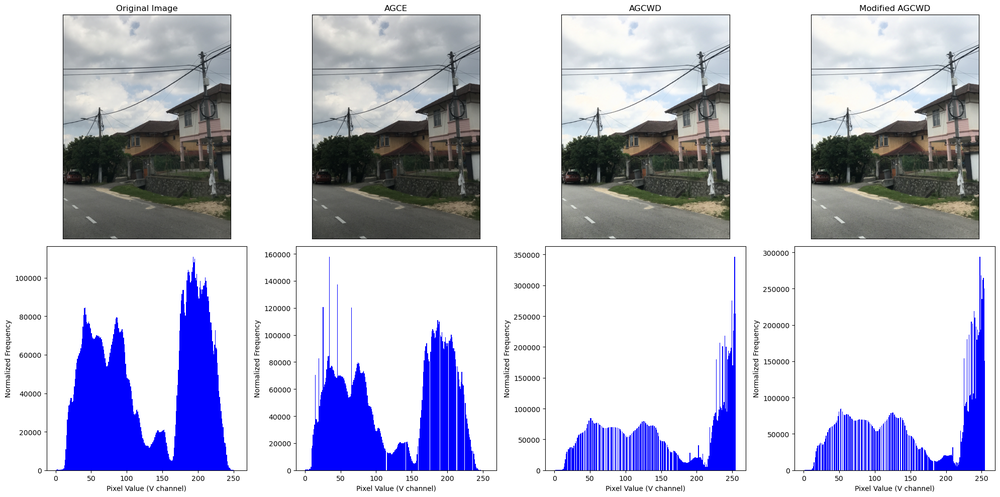
#> input picture ceExp1.png, 1000 x 497 px, shrunk from 1990 x 989 before the run
$ python -i AGCE.py   (imports and definitions only)
#> lines starting #> are read from the running program, lines starting #| are printed output that depends on the picture
#> further down, picture is the input picture: shape (497, 1000, 3); mean B, G, R 216.1, 196.3, 195.6
# Imtiaz Ahmad (2023)
'''
research paper:
Rahman, Shanto & Rahman, Md. Mostafijur & Abdullah-Al-Wadud, M. & Al-Quaderi, Golam Dastegir & Shoyaib, Mohammad. (2016).
An adaptive gamma correction for image enhancement. EURASIP Journal on Image and Video Processing. 35. 10.1186/s13640-016-0138-1.
'''

import cv2
import math
import numpy as np


def heaviside(x):
    if x >= 0:
        return 1
    else:
        return 0


def adaptive_gamma_correction(img, tau=3):
    """
        Calculate gamma of the image based on V(brightness)
    """
#> called with tau = 3
    # convert to HSV
    HSV = cv2.cvtColor(img, cv2.COLOR_BGR2HSV)
#> HSV: shape (497, 1000, 3); mean H, S, V 31.2, 28.6, 218
    # split HSV
    H, S, V = cv2.split(HSV)
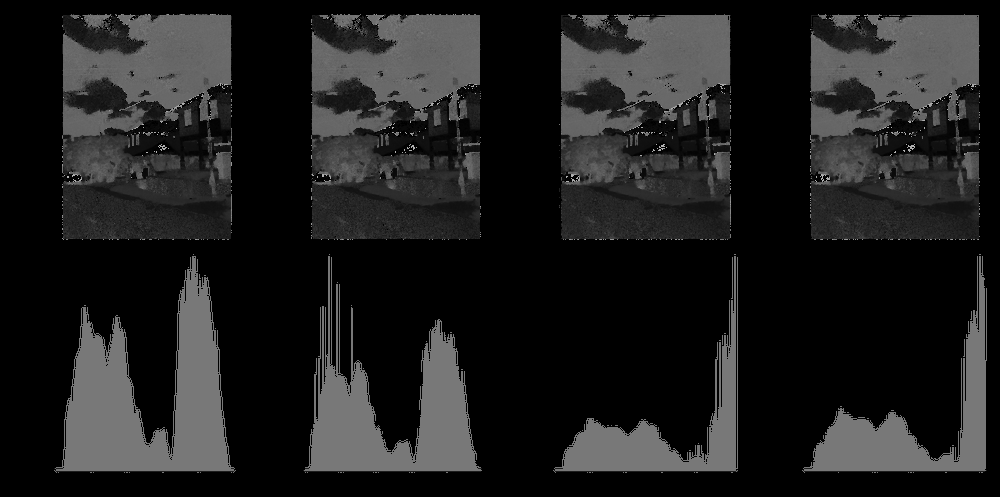
#> H: shape (497, 1000); min 0, max 179, mean 31.2
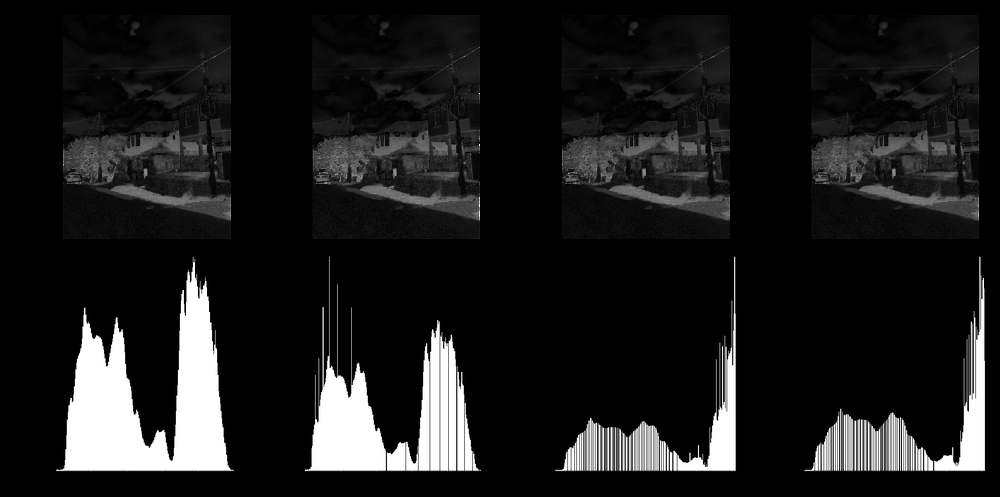
#> S: shape (497, 1000); min 0, max 255, mean 28.6
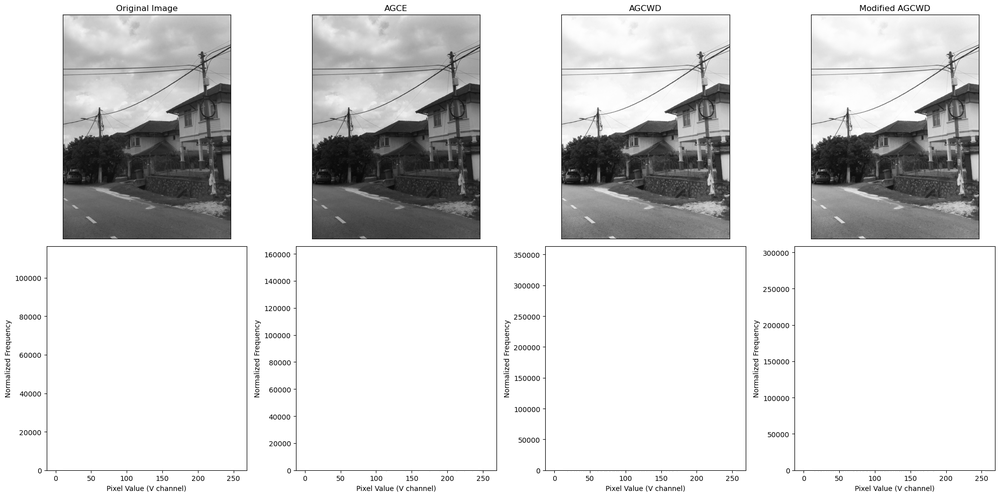
#> V: shape (497, 1000); min 1, max 255, mean 218
    # normalzie V/brightness
    v_normalized = V.astype(np.float64) / 255.0
    mean, std = cv2.meanStdDev(v_normalized)
#> mean = [0.855]; std = [0.263]
    mean = mean[0][0]
#> mean = 0.855
    std = std[0][0]
#> std = 0.263
    sub_class_ = None
    class_ = None

    # find out contrast
    if (4*std) <= 1/tau:
        class_ = "lc"
    else:
        class_ = "hc"

    # find out whether image is dark or bright
    if mean >= 0.5:
        sub_class_ = class_ + 'b'
    else:
        sub_class_ = class_ + 'd'

    if sub_class_ == 'lcb' or sub_class_ == 'lcd':  # for all type of low contrast
        y = -math.log(std, 2)
    else:
        y = math.exp((1 - (mean + std)) / 2)  # for all type of high contrast
#> y = 0.943

    # --------
    i_in = v_normalized
    i_out = i_in
    i_in_power_of_y = (i_in**y)
    K = i_in_power_of_y + (1-i_in_power_of_y) * (mean**y)
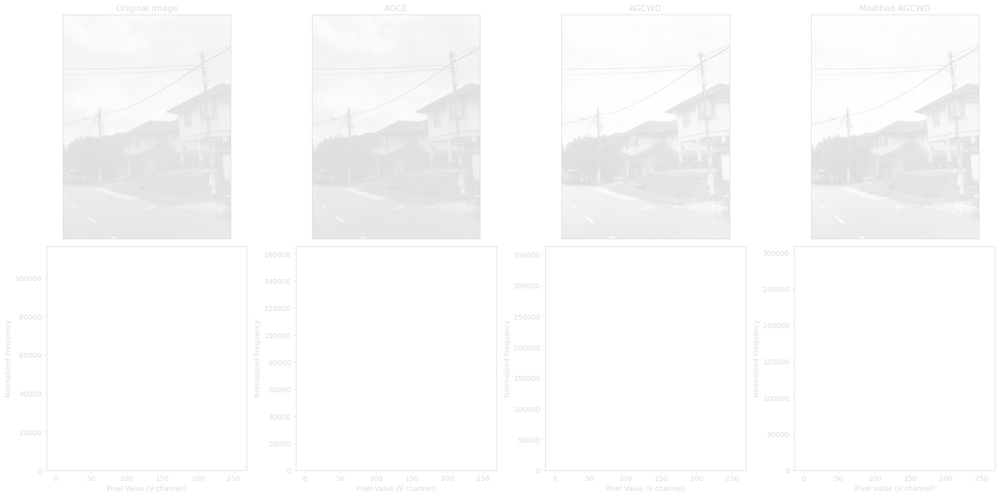
#> K: shape (497, 1000) float64; min 0.863, max 1, mean 0.981
    c = 1/(1+heaviside(0.5-mean)*(K-1))
#> c: shape (497, 1000) float64; every value is 1

    # Bright images in low contrast
    if sub_class_ == 'lcb' and mean >= 0.5:
        i_out = c*i_in_power_of_y
    elif sub_class_ == "lcd" and mean < 0.5:
        i_out = i_in_power_of_y / \
            (i_in_power_of_y + (1-i_in_power_of_y) * (mean**y))
    else:
        # hcd or hcb
        i_out = c*i_in_power_of_y

    i_out = i_out * 255
    HSV[:, :, 2] = i_out
#> HSV: shape (497, 1000, 3); mean H, S, V 31.2, 28.6, 219
    rgb = cv2.cvtColor(HSV, cv2.COLOR_HSV2RGB)
    return rgb

>>> import cv2
>>> picture = cv2.imread('ceExp1.png')
>>> result = adaptive_gamma_correction(picture)

$ run again, on ceExp2.png
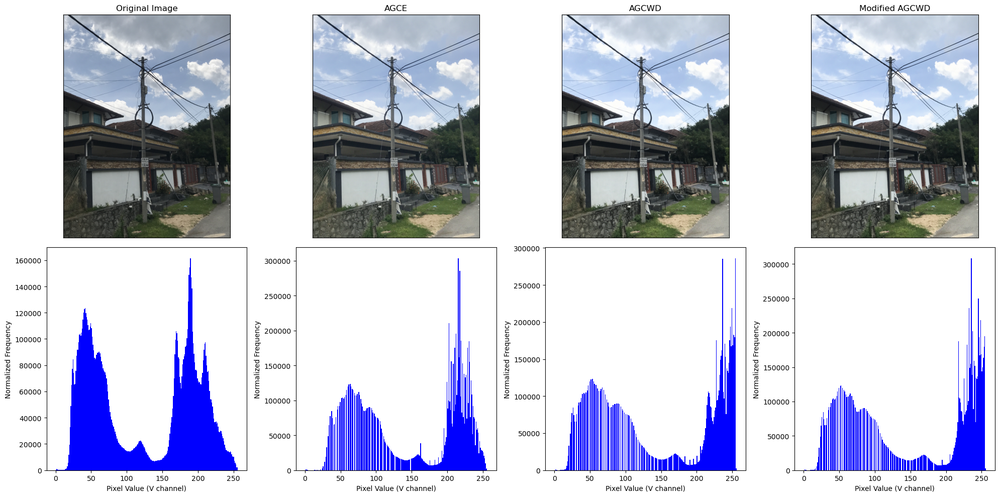
#> input picture ceExp2.png, 1000 x 497 px, shrunk from 1990 x 989 before the run
#> picture is the input picture: shape (497, 1000, 3); mean B, G, R 217.2, 200.5, 198.1
#> in adaptive_gamma_correction, `H, S, V = cv2.split(HSV)`:
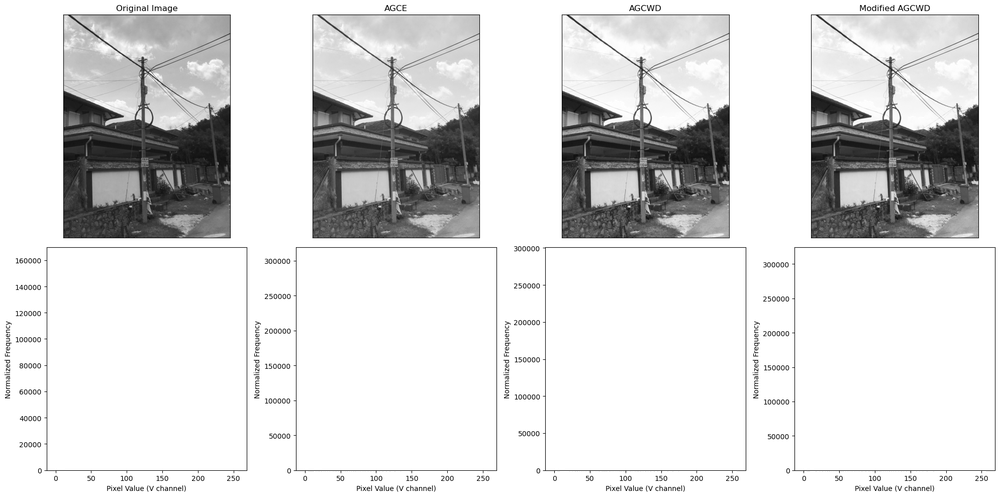
#> V: shape (497, 1000); min 1, max 255, mean 218.8
#> in adaptive_gamma_correction, `mean, std = cv2.meanStdDev(v_normalized)`: mean = [0.858]; std = [0.264]
#> in adaptive_gamma_correction, `mean = mean[0][0]`: mean = 0.858
#> in adaptive_gamma_correction, `std = std[0][0]`: std = 0.264
#> y = 0.941
#> in adaptive_gamma_correction, `K = i_in_power_of_y + (1-i_in_power_of_y) * (mean**y)`:
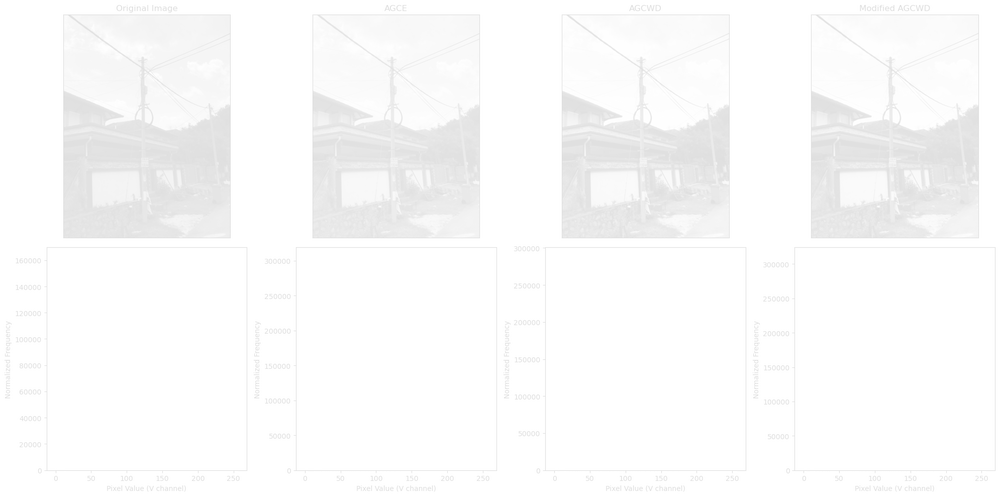
#> K: shape (497, 1000) float64; min 0.866, max 1, mean 0.982
#> c: shape (497, 1000) float64; every value is 1
